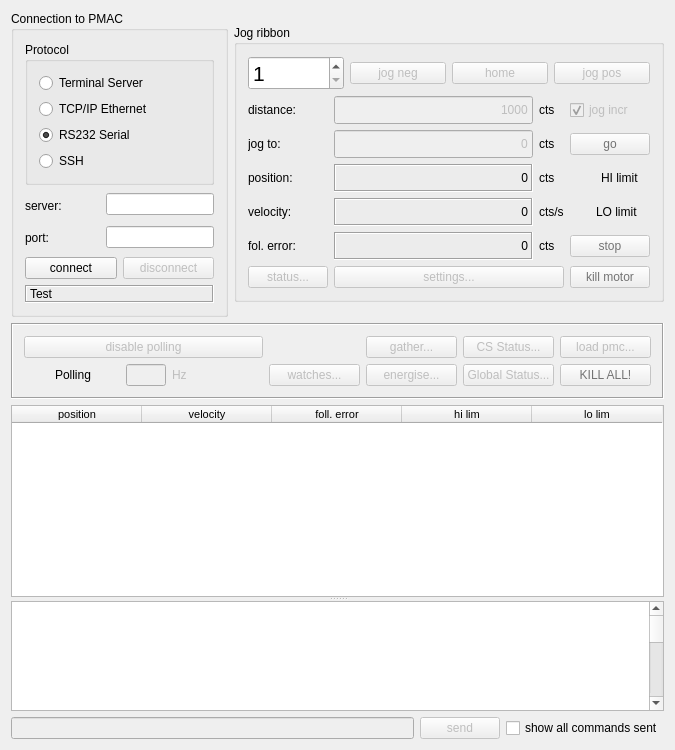
<?xml version="1.0" encoding="UTF-8"?>
<ui version="4.0">
 <class>ControlForm</class>
 <widget class="QMainWindow" name="ControlForm">
  <property name="geometry">
   <rect>
    <x>0</x>
    <y>0</y>
    <width>675</width>
    <height>750</height>
   </rect>
  </property>
  <property name="font">
   <font/>
  </property>
  <property name="windowTitle">
   <string>Delta Tau motor controller</string>
  </property>
  <widget class="QWidget" name="widget">
   <layout class="QGridLayout" name="gridLayout_2">
    <item row="0" column="1">
     <widget class="QGroupBox" name="grpJog">
      <property name="sizePolicy">
       <sizepolicy hsizetype="Minimum" vsizetype="Fixed">
        <horstretch>0</horstretch>
        <verstretch>0</verstretch>
       </sizepolicy>
      </property>
      <property name="title">
       <string>Jog ribbon</string>
      </property>
      <layout class="QGridLayout" name="gridLayout">
       <item row="0" column="0" colspan="4">
        <layout class="QHBoxLayout" name="horizontalLayout">
         <item>
          <widget class="QSpinBox" name="spnJogMotor">
           <property name="sizePolicy">
            <sizepolicy hsizetype="Minimum" vsizetype="Fixed">
             <horstretch>0</horstretch>
             <verstretch>0</verstretch>
            </sizepolicy>
           </property>
           <property name="font">
            <font>
             <pointsize>16</pointsize>
            </font>
           </property>
           <property name="toolTip">
            <string>Choose the motor to jog</string>
           </property>
           <property name="minimum">
            <number>1</number>
           </property>
           <property name="maximum">
            <number>32</number>
           </property>
          </widget>
         </item>
         <item>
          <widget class="QPushButton" name="btnJogNeg">
           <property name="enabled">
            <bool>false</bool>
           </property>
           <property name="text">
            <string>jog neg</string>
           </property>
          </widget>
         </item>
         <item>
          <widget class="QPushButton" name="btnHome">
           <property name="enabled">
            <bool>false</bool>
           </property>
           <property name="text">
            <string>home</string>
           </property>
          </widget>
         </item>
         <item>
          <widget class="QPushButton" name="btnJogPos">
           <property name="enabled">
            <bool>false</bool>
           </property>
           <property name="text">
            <string>jog pos</string>
           </property>
          </widget>
         </item>
        </layout>
       </item>
       <item row="1" column="0">
        <widget class="QLabel" name="textLabel5">
         <property name="text">
          <string>distance:</string>
         </property>
         <property name="wordWrap">
          <bool>false</bool>
         </property>
        </widget>
       </item>
       <item row="2" column="2">
        <widget class="QLabel" name="textLabel4_2">
         <property name="text">
          <string>cts</string>
         </property>
         <property name="wordWrap">
          <bool>false</bool>
         </property>
        </widget>
       </item>
       <item row="2" column="3">
        <widget class="QPushButton" name="btnJogTo">
         <property name="enabled">
          <bool>false</bool>
         </property>
         <property name="palette">
          <palette>
           <active>
            <colorrole role="ButtonText">
             <brush brushstyle="SolidPattern">
              <color alpha="255">
               <red>29</red>
               <green>95</green>
               <blue>19</blue>
              </color>
             </brush>
            </colorrole>
           </active>
           <inactive>
            <colorrole role="ButtonText">
             <brush brushstyle="SolidPattern">
              <color alpha="255">
               <red>29</red>
               <green>95</green>
               <blue>19</blue>
              </color>
             </brush>
            </colorrole>
           </inactive>
           <disabled>
            <colorrole role="ButtonText">
             <brush brushstyle="SolidPattern">
              <color alpha="255">
               <red>115</red>
               <green>115</green>
               <blue>115</blue>
              </color>
             </brush>
            </colorrole>
           </disabled>
          </palette>
         </property>
         <property name="toolTip">
          <string>Jog to position</string>
         </property>
         <property name="text">
          <string>go</string>
         </property>
        </widget>
       </item>
       <item row="3" column="0">
        <widget class="QLabel" name="textLabel6">
         <property name="text">
          <string>position:</string>
         </property>
         <property name="wordWrap">
          <bool>false</bool>
         </property>
        </widget>
       </item>
       <item row="3" column="1">
        <widget class="QLabel" name="lblPosition">
         <property name="minimumSize">
          <size>
           <width>0</width>
           <height>28</height>
          </size>
         </property>
         <property name="frameShape">
          <enum>QFrame::Box</enum>
         </property>
         <property name="frameShadow">
          <enum>QFrame::Sunken</enum>
         </property>
         <property name="text">
          <string>0</string>
         </property>
         <property name="alignment">
          <set>Qt::AlignRight|Qt::AlignTrailing|Qt::AlignVCenter</set>
         </property>
         <property name="wordWrap">
          <bool>false</bool>
         </property>
        </widget>
       </item>
       <item row="3" column="2">
        <widget class="QLabel" name="textLabel4_2_2">
         <property name="text">
          <string>cts</string>
         </property>
         <property name="wordWrap">
          <bool>false</bool>
         </property>
        </widget>
       </item>
       <item row="3" column="3">
        <layout class="QHBoxLayout" name="horizontalLayout_2">
         <item>
          <widget class="QLabel" name="pixHiLim">
           <property name="maximumSize">
            <size>
             <width>25</width>
             <height>25</height>
            </size>
           </property>
           <property name="pixmap">
            <pixmap>redLedOff.png</pixmap>
           </property>
           <property name="wordWrap">
            <bool>false</bool>
           </property>
          </widget>
         </item>
         <item>
          <widget class="QLabel" name="lblHiLim">
           <property name="text">
            <string>HI limit</string>
           </property>
           <property name="wordWrap">
            <bool>false</bool>
           </property>
          </widget>
         </item>
        </layout>
       </item>
       <item row="4" column="0">
        <widget class="QLabel" name="textLabel7">
         <property name="text">
          <string>velocity:</string>
         </property>
         <property name="wordWrap">
          <bool>false</bool>
         </property>
        </widget>
       </item>
       <item row="4" column="1">
        <widget class="QLabel" name="lblVelo">
         <property name="minimumSize">
          <size>
           <width>0</width>
           <height>28</height>
          </size>
         </property>
         <property name="frameShape">
          <enum>QFrame::Box</enum>
         </property>
         <property name="frameShadow">
          <enum>QFrame::Sunken</enum>
         </property>
         <property name="text">
          <string>0</string>
         </property>
         <property name="alignment">
          <set>Qt::AlignRight|Qt::AlignTrailing|Qt::AlignVCenter</set>
         </property>
         <property name="wordWrap">
          <bool>false</bool>
         </property>
        </widget>
       </item>
       <item row="4" column="2">
        <widget class="QLabel" name="textLabel4_2_2_2">
         <property name="text">
          <string>cts/s</string>
         </property>
         <property name="wordWrap">
          <bool>false</bool>
         </property>
        </widget>
       </item>
       <item row="4" column="3">
        <layout class="QHBoxLayout" name="horizontalLayout_3">
         <item>
          <widget class="QLabel" name="pixLoLim">
           <property name="maximumSize">
            <size>
             <width>20</width>
             <height>20</height>
            </size>
           </property>
           <property name="pixmap">
            <pixmap>redLedOff.png</pixmap>
           </property>
           <property name="wordWrap">
            <bool>false</bool>
           </property>
          </widget>
         </item>
         <item>
          <widget class="QLabel" name="lblLoLim">
           <property name="text">
            <string>LO limit</string>
           </property>
           <property name="wordWrap">
            <bool>false</bool>
           </property>
          </widget>
         </item>
        </layout>
       </item>
       <item row="5" column="0">
        <widget class="QLabel" name="textLabel8">
         <property name="text">
          <string>fol. error:</string>
         </property>
         <property name="wordWrap">
          <bool>false</bool>
         </property>
        </widget>
       </item>
       <item row="5" column="1">
        <widget class="QLabel" name="lblFolErr">
         <property name="minimumSize">
          <size>
           <width>0</width>
           <height>28</height>
          </size>
         </property>
         <property name="frameShape">
          <enum>QFrame::Box</enum>
         </property>
         <property name="frameShadow">
          <enum>QFrame::Sunken</enum>
         </property>
         <property name="text">
          <string>0</string>
         </property>
         <property name="alignment">
          <set>Qt::AlignRight|Qt::AlignTrailing|Qt::AlignVCenter</set>
         </property>
         <property name="wordWrap">
          <bool>false</bool>
         </property>
        </widget>
       </item>
       <item row="5" column="2">
        <widget class="QLabel" name="textLabel4_2_2_3">
         <property name="text">
          <string>cts</string>
         </property>
         <property name="wordWrap">
          <bool>false</bool>
         </property>
        </widget>
       </item>
       <item row="6" column="0">
        <widget class="QPushButton" name="btnStatus">
         <property name="enabled">
          <bool>false</bool>
         </property>
         <property name="text">
          <string>status...</string>
         </property>
        </widget>
       </item>
       <item row="6" column="1" colspan="2">
        <widget class="QPushButton" name="btnSettings">
         <property name="enabled">
          <bool>false</bool>
         </property>
         <property name="text">
          <string>settings...</string>
         </property>
        </widget>
       </item>
       <item row="5" column="3">
        <widget class="QPushButton" name="btnJogStop">
         <property name="enabled">
          <bool>false</bool>
         </property>
         <property name="palette">
          <palette>
           <active>
            <colorrole role="ButtonText">
             <brush brushstyle="SolidPattern">
              <color alpha="255">
               <red>232</red>
               <green>0</green>
               <blue>3</blue>
              </color>
             </brush>
            </colorrole>
           </active>
           <inactive>
            <colorrole role="ButtonText">
             <brush brushstyle="SolidPattern">
              <color alpha="255">
               <red>232</red>
               <green>0</green>
               <blue>3</blue>
              </color>
             </brush>
            </colorrole>
           </inactive>
           <disabled>
            <colorrole role="ButtonText">
             <brush brushstyle="SolidPattern">
              <color alpha="255">
               <red>115</red>
               <green>115</green>
               <blue>115</blue>
              </color>
             </brush>
            </colorrole>
           </disabled>
          </palette>
         </property>
         <property name="text">
          <string>stop</string>
         </property>
        </widget>
       </item>
       <item row="1" column="1">
        <widget class="QLineEdit" name="lneJogDist">
         <property name="enabled">
          <bool>false</bool>
         </property>
         <property name="sizePolicy">
          <sizepolicy hsizetype="MinimumExpanding" vsizetype="Fixed">
           <horstretch>0</horstretch>
           <verstretch>0</verstretch>
          </sizepolicy>
         </property>
         <property name="minimumSize">
          <size>
           <width>0</width>
           <height>28</height>
          </size>
         </property>
         <property name="text">
          <string>1000</string>
         </property>
         <property name="alignment">
          <set>Qt::AlignRight</set>
         </property>
        </widget>
       </item>
       <item row="1" column="2">
        <widget class="QLabel" name="textLabel4">
         <property name="text">
          <string>cts</string>
         </property>
         <property name="wordWrap">
          <bool>false</bool>
         </property>
        </widget>
       </item>
       <item row="1" column="3">
        <widget class="QCheckBox" name="chkJogInc">
         <property name="enabled">
          <bool>false</bool>
         </property>
         <property name="text">
          <string>jog incr</string>
         </property>
         <property name="checked">
          <bool>true</bool>
         </property>
        </widget>
       </item>
       <item row="2" column="0">
        <widget class="QLabel" name="textLabel3">
         <property name="text">
          <string>jog to:</string>
         </property>
         <property name="wordWrap">
          <bool>false</bool>
         </property>
        </widget>
       </item>
       <item row="2" column="1">
        <widget class="QLineEdit" name="lneJogTo">
         <property name="enabled">
          <bool>false</bool>
         </property>
         <property name="sizePolicy">
          <sizepolicy hsizetype="MinimumExpanding" vsizetype="Fixed">
           <horstretch>0</horstretch>
           <verstretch>0</verstretch>
          </sizepolicy>
         </property>
         <property name="minimumSize">
          <size>
           <width>0</width>
           <height>28</height>
          </size>
         </property>
         <property name="text">
          <string>0</string>
         </property>
         <property name="alignment">
          <set>Qt::AlignRight</set>
         </property>
        </widget>
       </item>
       <item row="6" column="3">
        <widget class="QPushButton" name="btnKillMotor">
         <property name="enabled">
          <bool>false</bool>
         </property>
         <property name="palette">
          <palette>
           <active>
            <colorrole role="ButtonText">
             <brush brushstyle="SolidPattern">
              <color alpha="255">
               <red>232</red>
               <green>0</green>
               <blue>3</blue>
              </color>
             </brush>
            </colorrole>
           </active>
           <inactive>
            <colorrole role="ButtonText">
             <brush brushstyle="SolidPattern">
              <color alpha="255">
               <red>232</red>
               <green>0</green>
               <blue>3</blue>
              </color>
             </brush>
            </colorrole>
           </inactive>
           <disabled>
            <colorrole role="ButtonText">
             <brush brushstyle="SolidPattern">
              <color alpha="255">
               <red>115</red>
               <green>115</green>
               <blue>115</blue>
              </color>
             </brush>
            </colorrole>
           </disabled>
          </palette>
         </property>
         <property name="text">
          <string>kill motor</string>
         </property>
        </widget>
       </item>
      </layout>
     </widget>
    </item>
    <item row="0" column="0">
     <widget class="QGroupBox" name="groupBox1">
      <property name="sizePolicy">
       <sizepolicy hsizetype="Maximum" vsizetype="Fixed">
        <horstretch>0</horstretch>
        <verstretch>0</verstretch>
       </sizepolicy>
      </property>
      <property name="title">
       <string>Connection to PMAC</string>
      </property>
      <property name="alignment">
       <set>Qt::AlignLeading|Qt::AlignLeft|Qt::AlignTop</set>
      </property>
      <layout class="QVBoxLayout" name="verticalLayout">
       <item>
        <widget class="QGroupBox" name="btnGroupProtocol">
         <property name="minimumSize">
          <size>
           <width>100</width>
           <height>0</height>
          </size>
         </property>
         <property name="title">
          <string>Protocol</string>
         </property>
         <layout class="QGridLayout" name="gridLayout_3">
          <item row="0" column="0">
           <widget class="QRadioButton" name="rbUseTerminalServer">
            <property name="sizePolicy">
             <sizepolicy hsizetype="Preferred" vsizetype="Fixed">
              <horstretch>0</horstretch>
              <verstretch>0</verstretch>
             </sizepolicy>
            </property>
            <property name="text">
             <string>Terminal Server</string>
            </property>
            <property name="checked">
             <bool>false</bool>
            </property>
           </widget>
          </item>
          <item row="1" column="0">
           <widget class="QRadioButton" name="rbUseSocket">
            <property name="enabled">
             <bool>true</bool>
            </property>
            <property name="sizePolicy">
             <sizepolicy hsizetype="Preferred" vsizetype="Fixed">
              <horstretch>0</horstretch>
              <verstretch>0</verstretch>
             </sizepolicy>
            </property>
            <property name="text">
             <string>TCP/IP Ethernet</string>
            </property>
           </widget>
          </item>
          <item row="2" column="0">
           <widget class="QRadioButton" name="rbUseSerial">
            <property name="sizePolicy">
             <sizepolicy hsizetype="Preferred" vsizetype="Expanding">
              <horstretch>0</horstretch>
              <verstretch>0</verstretch>
             </sizepolicy>
            </property>
            <property name="text">
             <string>RS232 Serial</string>
            </property>
            <property name="checked">
             <bool>true</bool>
            </property>
           </widget>
          </item>
          <item row="3" column="0">
           <widget class="QRadioButton" name="rbUseSsh">
            <property name="enabled">
             <bool>true</bool>
            </property>
            <property name="sizePolicy">
             <sizepolicy hsizetype="Preferred" vsizetype="Expanding">
              <horstretch>0</horstretch>
              <verstretch>0</verstretch>
             </sizepolicy>
            </property>
            <property name="text">
             <string>SSH</string>
            </property>
           </widget>
          </item>
         </layout>
        </widget>
       </item>
       <item>
        <layout class="QGridLayout">
         <item row="0" column="0">
          <widget class="QLabel" name="textLabel1">
           <property name="minimumSize">
            <size>
             <width>75</width>
             <height>27</height>
            </size>
           </property>
           <property name="maximumSize">
            <size>
             <width>75</width>
             <height>25</height>
            </size>
           </property>
           <property name="text">
            <string>server:</string>
           </property>
           <property name="wordWrap">
            <bool>false</bool>
           </property>
          </widget>
         </item>
         <item row="0" column="1">
          <widget class="QLineEdit" name="lneServer"/>
         </item>
         <item row="1" column="0">
          <widget class="QLabel" name="textLabel2">
           <property name="minimumSize">
            <size>
             <width>75</width>
             <height>27</height>
            </size>
           </property>
           <property name="maximumSize">
            <size>
             <width>75</width>
             <height>27</height>
            </size>
           </property>
           <property name="text">
            <string>port:</string>
           </property>
           <property name="wordWrap">
            <bool>false</bool>
           </property>
          </widget>
         </item>
         <item row="1" column="1">
          <widget class="QLineEdit" name="lnePort"/>
         </item>
        </layout>
       </item>
       <item>
        <layout class="QHBoxLayout">
         <item>
          <widget class="QPushButton" name="btnConnect">
           <property name="text">
            <string>connect</string>
           </property>
          </widget>
         </item>
         <item>
          <widget class="QPushButton" name="btnDisconnect">
           <property name="enabled">
            <bool>false</bool>
           </property>
           <property name="text">
            <string>disconnect</string>
           </property>
          </widget>
         </item>
        </layout>
       </item>
       <item>
        <widget class="QLabel" name="lblIdentity">
         <property name="sizePolicy">
          <sizepolicy hsizetype="Expanding" vsizetype="Preferred">
           <horstretch>0</horstretch>
           <verstretch>0</verstretch>
          </sizepolicy>
         </property>
         <property name="frameShape">
          <enum>QFrame::Box</enum>
         </property>
         <property name="frameShadow">
          <enum>QFrame::Sunken</enum>
         </property>
         <property name="text">
          <string>Test</string>
         </property>
         <property name="wordWrap">
          <bool>false</bool>
         </property>
        </widget>
       </item>
      </layout>
     </widget>
    </item>
    <item row="4" column="0" colspan="2">
     <layout class="QHBoxLayout">
      <item>
       <widget class="QLineEdit" name="lneSend">
        <property name="enabled">
         <bool>false</bool>
        </property>
       </widget>
      </item>
      <item>
       <widget class="QPushButton" name="btnSend">
        <property name="enabled">
         <bool>false</bool>
        </property>
        <property name="text">
         <string>send</string>
        </property>
       </widget>
      </item>
      <item>
       <widget class="QCheckBox" name="chkShowAll">
        <property name="text">
         <string>show all commands sent</string>
        </property>
       </widget>
      </item>
     </layout>
    </item>
    <item row="2" column="0" colspan="2">
     <widget class="QFrame" name="frame3">
      <property name="sizePolicy">
       <sizepolicy hsizetype="Preferred" vsizetype="Fixed">
        <horstretch>0</horstretch>
        <verstretch>0</verstretch>
       </sizepolicy>
      </property>
      <property name="frameShape">
       <enum>QFrame::Box</enum>
      </property>
      <property name="frameShadow">
       <enum>QFrame::Sunken</enum>
      </property>
      <layout class="QGridLayout" name="gridLayout_4">
       <item row="2" column="5">
        <widget class="QPushButton" name="btnEnergise">
         <property name="enabled">
          <bool>false</bool>
         </property>
         <property name="text">
          <string>energise...</string>
         </property>
        </widget>
       </item>
       <item row="0" column="6">
        <widget class="QPushButton" name="btnCSStatus">
         <property name="enabled">
          <bool>false</bool>
         </property>
         <property name="text">
          <string>CS Status...</string>
         </property>
        </widget>
       </item>
       <item row="2" column="1">
        <widget class="QLabel" name="lblPolling">
         <property name="maximumSize">
          <size>
           <width>65</width>
           <height>27</height>
          </size>
         </property>
         <property name="text">
          <string>Polling</string>
         </property>
         <property name="wordWrap">
          <bool>false</bool>
         </property>
        </widget>
       </item>
       <item row="2" column="2">
        <widget class="QLineEdit" name="lnePollRate">
         <property name="enabled">
          <bool>false</bool>
         </property>
         <property name="maximumSize">
          <size>
           <width>40</width>
           <height>27</height>
          </size>
         </property>
        </widget>
       </item>
       <item row="2" column="0">
        <widget class="QLabel" name="pixPolling">
         <property name="maximumSize">
          <size>
           <width>25</width>
           <height>25</height>
          </size>
         </property>
         <property name="pixmap">
          <pixmap>greenLedOff.png</pixmap>
         </property>
         <property name="wordWrap">
          <bool>false</bool>
         </property>
        </widget>
       </item>
       <item row="2" column="3">
        <widget class="QLabel" name="lblPollRate">
         <property name="enabled">
          <bool>false</bool>
         </property>
         <property name="text">
          <string>Hz</string>
         </property>
        </widget>
       </item>
       <item row="2" column="6">
        <widget class="QPushButton" name="btnGlobalStatus">
         <property name="enabled">
          <bool>false</bool>
         </property>
         <property name="text">
          <string>Global Status...</string>
         </property>
        </widget>
       </item>
       <item row="2" column="7">
        <widget class="QPushButton" name="btnKillAll">
         <property name="enabled">
          <bool>false</bool>
         </property>
         <property name="sizePolicy">
          <sizepolicy hsizetype="Minimum" vsizetype="Minimum">
           <horstretch>0</horstretch>
           <verstretch>0</verstretch>
          </sizepolicy>
         </property>
         <property name="palette">
          <palette>
           <active>
            <colorrole role="ButtonText">
             <brush brushstyle="SolidPattern">
              <color alpha="255">
               <red>232</red>
               <green>0</green>
               <blue>3</blue>
              </color>
             </brush>
            </colorrole>
           </active>
           <inactive>
            <colorrole role="ButtonText">
             <brush brushstyle="SolidPattern">
              <color alpha="255">
               <red>232</red>
               <green>0</green>
               <blue>3</blue>
              </color>
             </brush>
            </colorrole>
           </inactive>
           <disabled>
            <colorrole role="ButtonText">
             <brush brushstyle="SolidPattern">
              <color alpha="255">
               <red>115</red>
               <green>115</green>
               <blue>115</blue>
              </color>
             </brush>
            </colorrole>
           </disabled>
          </palette>
         </property>
         <property name="toolTip">
          <string>Kill All (CTRL-K) motion by opening servo loops and setting zero velocity</string>
         </property>
         <property name="text">
          <string>KILL ALL!</string>
         </property>
        </widget>
       </item>
       <item row="0" column="7">
        <widget class="QPushButton" name="btnLoadFile">
         <property name="enabled">
          <bool>false</bool>
         </property>
         <property name="text">
          <string>load pmc...</string>
         </property>
        </widget>
       </item>
       <item row="0" column="0" colspan="4">
        <widget class="QPushButton" name="btnPollingStatus">
         <property name="enabled">
          <bool>false</bool>
         </property>
         <property name="text">
          <string>disable polling</string>
         </property>
         <property name="checkable">
          <bool>false</bool>
         </property>
        </widget>
       </item>
       <item row="0" column="5">
        <widget class="QPushButton" name="btnGather">
         <property name="enabled">
          <bool>false</bool>
         </property>
         <property name="text">
          <string>gather...</string>
         </property>
        </widget>
       </item>
       <item row="2" column="4">
        <widget class="QPushButton" name="btnWatches">
         <property name="enabled">
          <bool>false</bool>
         </property>
         <property name="text">
          <string>watches...</string>
         </property>
        </widget>
       </item>
      </layout>
     </widget>
    </item>
    <item row="3" column="0" colspan="2">
     <widget class="QSplitter" name="splitter">
      <property name="sizePolicy">
       <sizepolicy hsizetype="Preferred" vsizetype="Expanding">
        <horstretch>0</horstretch>
        <verstretch>0</verstretch>
       </sizepolicy>
      </property>
      <property name="orientation">
       <enum>Qt::Vertical</enum>
      </property>
      <widget class="QTableWidget" name="table">
       <property name="sizePolicy">
        <sizepolicy hsizetype="Expanding" vsizetype="Expanding">
         <horstretch>1</horstretch>
         <verstretch>0</verstretch>
        </sizepolicy>
       </property>
       <property name="minimumSize">
        <size>
         <width>0</width>
         <height>0</height>
        </size>
       </property>
       <property name="font">
        <font>
         <pointsize>8</pointsize>
        </font>
       </property>
       <property name="selectionMode">
        <enum>QAbstractItemView::NoSelection</enum>
       </property>
       <property name="dragAutoScroll" stdset="0">
        <bool>false</bool>
       </property>
       <property name="numRows" stdset="0">
        <number>32</number>
       </property>
       <property name="numCols" stdset="0">
        <number>5</number>
       </property>
       <property name="rowMovingEnabled" stdset="0">
        <bool>false</bool>
       </property>
       <property name="columnMovingEnabled" stdset="0">
        <bool>false</bool>
       </property>
       <property name="readOnly" stdset="0">
        <bool>true</bool>
       </property>
       <attribute name="horizontalHeaderDefaultSectionSize">
        <number>130</number>
       </attribute>
       <attribute name="horizontalHeaderMinimumSectionSize">
        <number>50</number>
       </attribute>
       <attribute name="verticalHeaderDefaultSectionSize">
        <number>20</number>
       </attribute>
       <column>
        <property name="text">
         <string>position</string>
        </property>
       </column>
       <column>
        <property name="text">
         <string>velocity</string>
        </property>
       </column>
       <column>
        <property name="text">
         <string>foll. error</string>
        </property>
       </column>
       <column>
        <property name="text">
         <string>hi lim</string>
        </property>
       </column>
       <column>
        <property name="text">
         <string>lo lim</string>
        </property>
       </column>
      </widget>
      <widget class="QTextEdit" name="txtShell">
       <property name="enabled">
        <bool>true</bool>
       </property>
       <property name="sizePolicy">
        <sizepolicy hsizetype="Expanding" vsizetype="Expanding">
         <horstretch>1</horstretch>
         <verstretch>1</verstretch>
        </sizepolicy>
       </property>
       <property name="font">
        <font>
         <family>Courier</family>
         <pointsize>9</pointsize>
        </font>
       </property>
       <property name="readOnly">
        <bool>true</bool>
       </property>
       <property name="html">
        <string>&lt;!DOCTYPE HTML PUBLIC &quot;-//W3C//DTD HTML 4.0//EN&quot; &quot;http://www.w3.org/TR/REC-html40/strict.dtd&quot;&gt;
&lt;html&gt;&lt;head&gt;&lt;meta name=&quot;qrichtext&quot; content=&quot;1&quot; /&gt;&lt;style type=&quot;text/css&quot;&gt;
p, li { white-space: pre-wrap; }
&lt;/style&gt;&lt;/head&gt;&lt;body style=&quot; font-family:'Courier'; font-size:9pt; font-weight:400; font-style:normal;&quot;&gt;
&lt;table border=&quot;0&quot; style=&quot;-qt-table-type: root; margin-top:4px; margin-bottom:4px; margin-left:4px; margin-right:4px;&quot;&gt;
&lt;tr&gt;
&lt;td style=&quot;border: none;&quot;&gt;
&lt;p style=&quot;-qt-paragraph-type:empty; margin-top:0px; margin-bottom:0px; margin-left:0px; margin-right:0px; -qt-block-indent:0; text-indent:0px;&quot;&gt;&lt;br /&gt;&lt;/p&gt;
&lt;p style=&quot;-qt-paragraph-type:empty; margin-top:0px; margin-bottom:0px; margin-left:0px; margin-right:0px; -qt-block-indent:0; text-indent:0px;&quot;&gt;&lt;br /&gt;&lt;/p&gt;
&lt;p style=&quot;-qt-paragraph-type:empty; margin-top:0px; margin-bottom:0px; margin-left:0px; margin-right:0px; -qt-block-indent:0; text-indent:0px;&quot;&gt;&lt;br /&gt;&lt;/p&gt;
&lt;p style=&quot;-qt-paragraph-type:empty; margin-top:0px; margin-bottom:0px; margin-left:0px; margin-right:0px; -qt-block-indent:0; text-indent:0px;&quot;&gt;&lt;br /&gt;&lt;/p&gt;
&lt;p style=&quot; margin-top:0px; margin-bottom:0px; margin-left:0px; margin-right:0px; -qt-block-indent:0; text-indent:0px;&quot;&gt;&lt;br /&gt;&lt;/p&gt;
&lt;p style=&quot;-qt-paragraph-type:empty; margin-top:0px; margin-bottom:0px; margin-left:0px; margin-right:0px; -qt-block-indent:0; text-indent:0px; font-size:10pt;&quot;&gt;&lt;br /&gt;&lt;/p&gt;
&lt;p style=&quot; margin-top:0px; margin-bottom:0px; margin-left:0px; margin-right:0px; -qt-block-indent:0; text-indent:0px;&quot;&gt;&lt;span style=&quot; font-size:10pt;&quot;&gt;&lt;br /&gt;&lt;/span&gt;&lt;/p&gt;
&lt;p style=&quot;-qt-paragraph-type:empty; margin-top:0px; margin-bottom:0px; margin-left:0px; margin-right:0px; -qt-block-indent:0; text-indent:0px; font-size:8pt;&quot;&gt;&lt;br /&gt;&lt;/p&gt;
&lt;p style=&quot; margin-top:0px; margin-bottom:0px; margin-left:0px; margin-right:0px; -qt-block-indent:0; text-indent:0px;&quot;&gt;&lt;span style=&quot; font-size:8pt;&quot;&gt;&lt;br /&gt;&lt;/span&gt;&lt;/p&gt;
&lt;p style=&quot;-qt-paragraph-type:empty; margin-top:0px; margin-bottom:0px; margin-left:0px; margin-right:0px; -qt-block-indent:0; text-indent:0px; font-size:8pt;&quot;&gt;&lt;br /&gt;&lt;/p&gt;
&lt;p style=&quot; margin-top:0px; margin-bottom:0px; margin-left:0px; margin-right:0px; -qt-block-indent:0; text-indent:0px;&quot;&gt;&lt;span style=&quot; font-size:8pt;&quot;&gt;&lt;br /&gt;&lt;/span&gt;&lt;/p&gt;
&lt;p style=&quot;-qt-paragraph-type:empty; margin-top:0px; margin-bottom:0px; margin-left:0px; margin-right:0px; -qt-block-indent:0; text-indent:0px; font-size:8pt;&quot;&gt;&lt;br /&gt;&lt;/p&gt;
&lt;p style=&quot; margin-top:0px; margin-bottom:0px; margin-left:0px; margin-right:0px; -qt-block-indent:0; text-indent:0px;&quot;&gt;&lt;span style=&quot; font-size:8pt;&quot;&gt;&lt;br /&gt;&lt;/span&gt;&lt;/p&gt;
&lt;p style=&quot;-qt-paragraph-type:empty; margin-top:0px; margin-bottom:0px; margin-left:0px; margin-right:0px; -qt-block-indent:0; text-indent:0px; font-size:8pt;&quot;&gt;&lt;br /&gt;&lt;/p&gt;
&lt;p style=&quot; margin-top:0px; margin-bottom:0px; margin-left:0px; margin-right:0px; -qt-block-indent:0; text-indent:0px;&quot;&gt;&lt;span style=&quot; font-size:8pt;&quot;&gt;&lt;br /&gt;&lt;/span&gt;&lt;/p&gt;&lt;/td&gt;&lt;/tr&gt;&lt;/table&gt;&lt;/body&gt;&lt;/html&gt;</string>
       </property>
      </widget>
     </widget>
    </item>
   </layout>
  </widget>
 </widget>
 <layoutdefault spacing="6" margin="11"/>
 <tabstops>
  <tabstop>rbUseTerminalServer</tabstop>
  <tabstop>rbUseSocket</tabstop>
  <tabstop>lneServer</tabstop>
  <tabstop>lnePort</tabstop>
  <tabstop>btnDisconnect</tabstop>
  <tabstop>lneSend</tabstop>
  <tabstop>lneJogDist</tabstop>
  <tabstop>btnJogNeg</tabstop>
  <tabstop>btnJogPos</tabstop>
  <tabstop>lneJogTo</tabstop>
  <tabstop>btnJogTo</tabstop>
  <tabstop>btnLoadFile</tabstop>
  <tabstop>btnPollingStatus</tabstop>
  <tabstop>btnGather</tabstop>
  <tabstop>chkJogInc</tabstop>
  <tabstop>btnSend</tabstop>
  <tabstop>txtShell</tabstop>
  <tabstop>btnStatus</tabstop>
  <tabstop>btnSettings</tabstop>
  <tabstop>btnHome</tabstop>
  <tabstop>btnGlobalStatus</tabstop>
  <tabstop>btnCSStatus</tabstop>
  <tabstop>btnEnergise</tabstop>
  <tabstop>spnJogMotor</tabstop>
  <tabstop>btnKillMotor</tabstop>
  <tabstop>btnJogStop</tabstop>
  <tabstop>table</tabstop>
  <tabstop>chkShowAll</tabstop>
 </tabstops>
 <resources/>
 <connections>
  <connection>
   <sender>spnJogMotor</sender>
   <signal>valueChanged(int)</signal>
   <receiver>ControlForm</receiver>
   <slot>jogChangeMotor(int)</slot>
   <hints>
    <hint type="sourcelabel">
     <x>20</x>
     <y>20</y>
    </hint>
    <hint type="destinationlabel">
     <x>20</x>
     <y>20</y>
    </hint>
   </hints>
  </connection>
  <connection>
   <sender>btnJogPos</sender>
   <signal>clicked()</signal>
   <receiver>ControlForm</receiver>
   <slot>jogPos()</slot>
   <hints>
    <hint type="sourcelabel">
     <x>20</x>
     <y>20</y>
    </hint>
    <hint type="destinationlabel">
     <x>20</x>
     <y>20</y>
    </hint>
   </hints>
  </connection>
  <connection>
   <sender>btnSend</sender>
   <signal>clicked()</signal>
   <receiver>ControlForm</receiver>
   <slot>sendSingleCommand()</slot>
   <hints>
    <hint type="sourcelabel">
     <x>20</x>
     <y>20</y>
    </hint>
    <hint type="destinationlabel">
     <x>20</x>
     <y>20</y>
    </hint>
   </hints>
  </connection>
  <connection>
   <sender>lneSend</sender>
   <signal>returnPressed()</signal>
   <receiver>ControlForm</receiver>
   <slot>sendSingleCommand()</slot>
   <hints>
    <hint type="sourcelabel">
     <x>20</x>
     <y>20</y>
    </hint>
    <hint type="destinationlabel">
     <x>20</x>
     <y>20</y>
    </hint>
   </hints>
  </connection>
  <connection>
   <sender>lneJogTo</sender>
   <signal>returnPressed()</signal>
   <receiver>ControlForm</receiver>
   <slot>jogGoToPosition()</slot>
   <hints>
    <hint type="sourcelabel">
     <x>20</x>
     <y>20</y>
    </hint>
    <hint type="destinationlabel">
     <x>20</x>
     <y>20</y>
    </hint>
   </hints>
  </connection>
  <connection>
   <sender>lneServer</sender>
   <signal>returnPressed()</signal>
   <receiver>lnePort</receiver>
   <slot>selectAll()</slot>
   <hints>
    <hint type="sourcelabel">
     <x>20</x>
     <y>20</y>
    </hint>
    <hint type="destinationlabel">
     <x>20</x>
     <y>20</y>
    </hint>
   </hints>
  </connection>
  <connection>
   <sender>lneServer</sender>
   <signal>returnPressed()</signal>
   <receiver>lnePort</receiver>
   <slot>setFocus()</slot>
   <hints>
    <hint type="sourcelabel">
     <x>20</x>
     <y>20</y>
    </hint>
    <hint type="destinationlabel">
     <x>20</x>
     <y>20</y>
    </hint>
   </hints>
  </connection>
  <connection>
   <sender>lnePort</sender>
   <signal>returnPressed()</signal>
   <receiver>rbUseTerminalServer</receiver>
   <slot>setFocus()</slot>
   <hints>
    <hint type="sourcelabel">
     <x>20</x>
     <y>20</y>
    </hint>
    <hint type="destinationlabel">
     <x>20</x>
     <y>20</y>
    </hint>
   </hints>
  </connection>
  <connection>
   <sender>rbUseTerminalServer</sender>
   <signal>clicked()</signal>
   <receiver>ControlForm</receiver>
   <slot>useTerminalServerConnection()</slot>
   <hints>
    <hint type="sourcelabel">
     <x>20</x>
     <y>20</y>
    </hint>
    <hint type="destinationlabel">
     <x>20</x>
     <y>20</y>
    </hint>
   </hints>
  </connection>
  <connection>
   <sender>rbUseSocket</sender>
   <signal>clicked()</signal>
   <receiver>ControlForm</receiver>
   <slot>useSocketConnection()</slot>
   <hints>
    <hint type="sourcelabel">
     <x>20</x>
     <y>20</y>
    </hint>
    <hint type="destinationlabel">
     <x>20</x>
     <y>20</y>
    </hint>
   </hints>
  </connection>
  <connection>
   <sender>rbUseSsh</sender>
   <signal>clicked()</signal>
   <receiver>ControlForm</receiver>
   <slot>useSshConnection()</slot>
   <hints>
    <hint type="sourcelabel">
     <x>20</x>
     <y>20</y>
    </hint>
    <hint type="destinationlabel">
     <x>20</x>
     <y>20</y>
    </hint>
   </hints>
  </connection>
  <connection>
   <sender>btnDisconnect</sender>
   <signal>clicked()</signal>
   <receiver>ControlForm</receiver>
   <slot>remoteDisconnect()</slot>
   <hints>
    <hint type="sourcelabel">
     <x>20</x>
     <y>20</y>
    </hint>
    <hint type="destinationlabel">
     <x>20</x>
     <y>20</y>
    </hint>
   </hints>
  </connection>
  <connection>
   <sender>btnConnect</sender>
   <signal>clicked()</signal>
   <receiver>ControlForm</receiver>
   <slot>remoteConnect()</slot>
   <hints>
    <hint type="sourcelabel">
     <x>20</x>
     <y>20</y>
    </hint>
    <hint type="destinationlabel">
     <x>20</x>
     <y>20</y>
    </hint>
   </hints>
  </connection>
  <connection>
   <sender>lnePort</sender>
   <signal>returnPressed()</signal>
   <receiver>ControlForm</receiver>
   <slot>remoteConnect()</slot>
   <hints>
    <hint type="sourcelabel">
     <x>20</x>
     <y>20</y>
    </hint>
    <hint type="destinationlabel">
     <x>20</x>
     <y>20</y>
    </hint>
   </hints>
  </connection>
  <connection>
   <sender>btnKillMotor</sender>
   <signal>clicked()</signal>
   <receiver>ControlForm</receiver>
   <slot>killMotor()</slot>
   <hints>
    <hint type="sourcelabel">
     <x>20</x>
     <y>20</y>
    </hint>
    <hint type="destinationlabel">
     <x>20</x>
     <y>20</y>
    </hint>
   </hints>
  </connection>
  <connection>
   <sender>chkJogInc</sender>
   <signal>toggled(bool)</signal>
   <receiver>ControlForm</receiver>
   <slot>jogIncrementally(bool)</slot>
   <hints>
    <hint type="sourcelabel">
     <x>20</x>
     <y>20</y>
    </hint>
    <hint type="destinationlabel">
     <x>20</x>
     <y>20</y>
    </hint>
   </hints>
  </connection>
  <connection>
   <sender>btnJogStop</sender>
   <signal>clicked()</signal>
   <receiver>ControlForm</receiver>
   <slot>jogStop()</slot>
   <hints>
    <hint type="sourcelabel">
     <x>20</x>
     <y>20</y>
    </hint>
    <hint type="destinationlabel">
     <x>20</x>
     <y>20</y>
    </hint>
   </hints>
  </connection>
  <connection>
   <sender>btnJogTo</sender>
   <signal>clicked()</signal>
   <receiver>ControlForm</receiver>
   <slot>jogGoToPosition()</slot>
   <hints>
    <hint type="sourcelabel">
     <x>20</x>
     <y>20</y>
    </hint>
    <hint type="destinationlabel">
     <x>20</x>
     <y>20</y>
    </hint>
   </hints>
  </connection>
  <connection>
   <sender>btnSettings</sender>
   <signal>clicked()</signal>
   <receiver>ControlForm</receiver>
   <slot>jogParameters()</slot>
   <hints>
    <hint type="sourcelabel">
     <x>20</x>
     <y>20</y>
    </hint>
    <hint type="destinationlabel">
     <x>20</x>
     <y>20</y>
    </hint>
   </hints>
  </connection>
  <connection>
   <sender>btnStatus</sender>
   <signal>clicked()</signal>
   <receiver>ControlForm</receiver>
   <slot>statusScreen()</slot>
   <hints>
    <hint type="sourcelabel">
     <x>20</x>
     <y>20</y>
    </hint>
    <hint type="destinationlabel">
     <x>20</x>
     <y>20</y>
    </hint>
   </hints>
  </connection>
  <connection>
   <sender>btnJogNeg</sender>
   <signal>clicked()</signal>
   <receiver>ControlForm</receiver>
   <slot>jogNeg()</slot>
   <hints>
    <hint type="sourcelabel">
     <x>20</x>
     <y>20</y>
    </hint>
    <hint type="destinationlabel">
     <x>20</x>
     <y>20</y>
    </hint>
   </hints>
  </connection>
  <connection>
   <sender>table</sender>
   <signal>cellDoubleClicked(int,int)</signal>
   <receiver>ControlForm</receiver>
   <slot>chooseMotorFromTable(int,int)</slot>
   <hints>
    <hint type="sourcelabel">
     <x>20</x>
     <y>20</y>
    </hint>
    <hint type="destinationlabel">
     <x>20</x>
     <y>20</y>
    </hint>
   </hints>
  </connection>
  <connection>
   <sender>btnGather</sender>
   <signal>clicked()</signal>
   <receiver>ControlForm</receiver>
   <slot>dataGather()</slot>
   <hints>
    <hint type="sourcelabel">
     <x>20</x>
     <y>20</y>
    </hint>
    <hint type="destinationlabel">
     <x>20</x>
     <y>20</y>
    </hint>
   </hints>
  </connection>
  <connection>
   <sender>btnWatches</sender>
   <signal>clicked()</signal>
   <receiver>ControlForm</receiver>
   <slot>watches()</slot>
   <hints>
    <hint type="sourcelabel">
     <x>20</x>
     <y>20</y>
    </hint>
    <hint type="destinationlabel">
     <x>20</x>
     <y>20</y>
    </hint>
   </hints>
  </connection>
  <connection>
   <sender>btnPollingStatus</sender>
   <signal>clicked()</signal>
   <receiver>ControlForm</receiver>
   <slot>pmacPollingStatus()</slot>
   <hints>
    <hint type="sourcelabel">
     <x>20</x>
     <y>20</y>
    </hint>
    <hint type="destinationlabel">
     <x>20</x>
     <y>20</y>
    </hint>
   </hints>
  </connection>
  <connection>
   <sender>btnLoadFile</sender>
   <signal>clicked()</signal>
   <receiver>ControlForm</receiver>
   <slot>pmacLoadConfig()</slot>
   <hints>
    <hint type="sourcelabel">
     <x>20</x>
     <y>20</y>
    </hint>
    <hint type="destinationlabel">
     <x>20</x>
     <y>20</y>
    </hint>
   </hints>
  </connection>
  <connection>
   <sender>btnKillAll</sender>
   <signal>clicked()</signal>
   <receiver>ControlForm</receiver>
   <slot>killAllMotors()</slot>
   <hints>
    <hint type="sourcelabel">
     <x>20</x>
     <y>20</y>
    </hint>
    <hint type="destinationlabel">
     <x>20</x>
     <y>20</y>
    </hint>
   </hints>
  </connection>
  <connection>
   <sender>btnEnergise</sender>
   <signal>clicked()</signal>
   <receiver>ControlForm</receiver>
   <slot>pmacEnergiseAxis()</slot>
   <hints>
    <hint type="sourcelabel">
     <x>20</x>
     <y>20</y>
    </hint>
    <hint type="destinationlabel">
     <x>20</x>
     <y>20</y>
    </hint>
   </hints>
  </connection>
  <connection>
   <sender>btnCSStatus</sender>
   <signal>clicked()</signal>
   <receiver>ControlForm</receiver>
   <slot>CSStatusScreen()</slot>
   <hints>
    <hint type="sourcelabel">
     <x>20</x>
     <y>20</y>
    </hint>
    <hint type="destinationlabel">
     <x>20</x>
     <y>20</y>
    </hint>
   </hints>
  </connection>
  <connection>
   <sender>btnGlobalStatus</sender>
   <signal>clicked()</signal>
   <receiver>ControlForm</receiver>
   <slot>GlobalStatusScreen()</slot>
   <hints>
    <hint type="sourcelabel">
     <x>20</x>
     <y>20</y>
    </hint>
    <hint type="destinationlabel">
     <x>20</x>
     <y>20</y>
    </hint>
   </hints>
  </connection>
  <connection>
   <sender>btnHome</sender>
   <signal>clicked()</signal>
   <receiver>ControlForm</receiver>
   <slot>jogHome()</slot>
   <hints>
    <hint type="sourcelabel">
     <x>20</x>
     <y>20</y>
    </hint>
    <hint type="destinationlabel">
     <x>20</x>
     <y>20</y>
    </hint>
   </hints>
  </connection>
  <connection>
   <sender>rbUseSerial</sender>
   <signal>clicked()</signal>
   <receiver>ControlForm</receiver>
   <slot>useSerial()</slot>
   <hints>
    <hint type="sourcelabel">
     <x>120</x>
     <y>125</y>
    </hint>
    <hint type="destinationlabel">
     <x>310</x>
     <y>344</y>
    </hint>
   </hints>
  </connection>
 </connections>
</ui>
